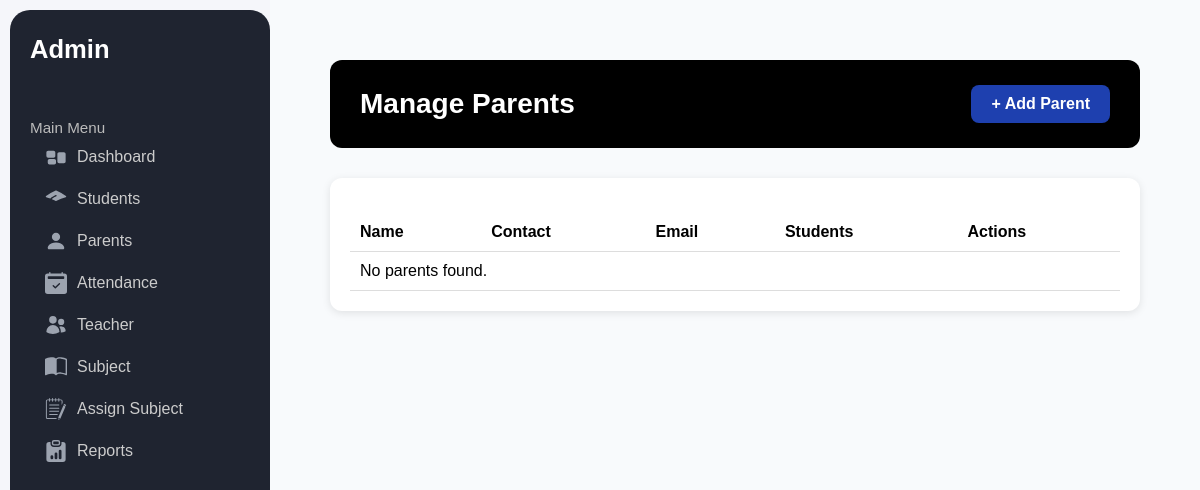
The app's page /accounts/parent/, older data.
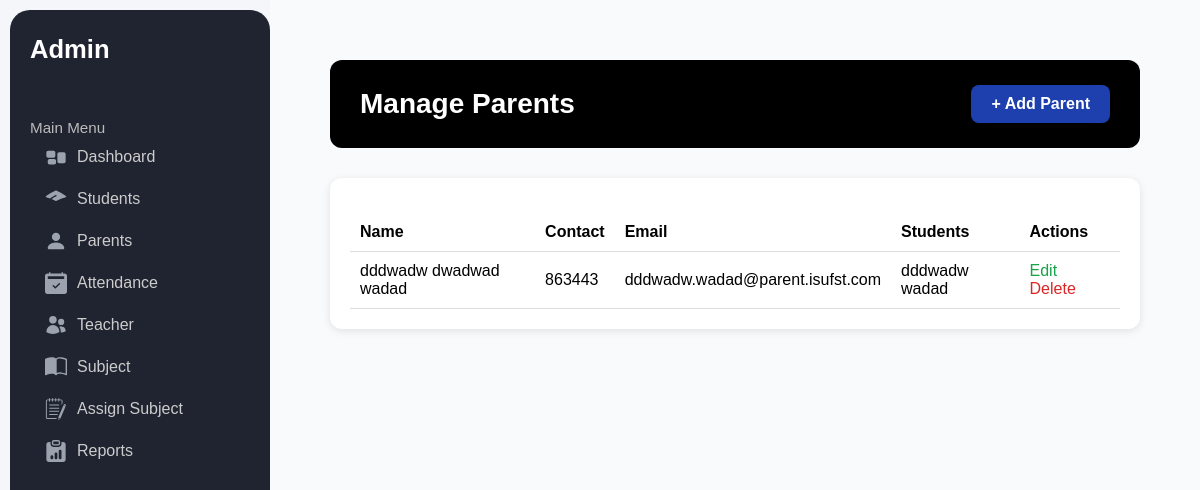
The same page, newer data.
### accounts/models.py (models this page shows, shortened)
class ParentProfile(models.Model):
    user = models.OneToOneField(CustomUser, on_delete=models.CASCADE, limit_choices_to={'role':'parent'})
    first_name = models.CharField(max_length=50,)
    middle_name = models.CharField(max_length=50,)
    last_name = models.CharField(max_length=50,)
    contact_number = models.CharField(max_length=20, blank=True, null=True)

class CustomUser(AbstractUser):
    ROLE_CHOICES = (
        ('admin','Admin'),
        ('teacher','Teacher'),
        ('student','Student'),
        ('parent','Parent')
    )
    role = models.CharField(max_length=10, choices=ROLE_CHOICES)
    first_login = models.BooleanField(default=True)

class StudentProfile(models.Model):
    user = models.OneToOneField(CustomUser, on_delete=models.CASCADE, limit_choices_to={'role': 'student'})
    student_ID = models.CharField(primary_key=True, max_length=10)
    first_name = models.CharField(max_length=50)
    middle_name = models.CharField(max_length=50, blank=True, null=True)
    last_name = models.CharField(max_length=50)
    course = models.ForeignKey("academics.Course", on_delete=models.SET_NULL, null=True)
    parents = models.ManyToManyField(ParentProfile, related_name='students', blank=True)
    year = models.CharField(max_length=10, choices=YEAR_LEVEL_CHOICES)
    section = models.CharField(max_length=5, choices=SECTION_CHOICES)
    is_regular = models.CharField(max_length=10, choices=STUDENT_STATUS_CHOICES)
    subjects = models.ManyToManyField("academics.Subject", related_name='students', blank=True)

### accounts/views.py (the view)
# urls.py: path('parent/',views.manage_parents,name='manage_parent'),
def manage_parents(request):
    parents = ParentProfile.objects.all()
    return render(request,'dashboard/manage_parents.html',{
        'parents': parents,
        'user_form': parentUserForm(),
        'parent_form': parentProfileForm(),
    })

### dashboard/templates/dashboard/manage_parents.html (shortened to what this page needs)
{% extends 'base.html' %}
{% load static %}
{% block content %}
<div class="dashboard-container">
  <div class="dashboard-header">
    <h2>Manage Parents</h2>
    <a href="#" id="openAddParentsModal" class="add-student-btn">+ Add Parent</a>
  </div>
  <div class="attendance-box">
    <table class="recent-table">
      <thead>
        <tr>
          <th>Name</th>
          <th>Contact</th>
          <th>Email</th>
          <th>Students</th>
          <th>Actions</th>
        </tr>
      </thead>
      <tbody>
        {% for parent in parents %}
        <tr>
          <td>{{ parent.first_name }} {{ parent.middle_name }} {{ parent.last_name }}</td>
          <td>{{ parent.contact_number }}</td>
          <td>{{ parent.user.email }}</td>
          <td>
            {% for student in parent.students.all %}
              {{ student.first_name }} {{ student.last_name }}<br>
            {% empty %}
              <span style="color:gray;">No students</span>
            {% endfor %}
          </td>
          <td>
            <a href="#" class="edit-btn" data-target="#editModal{{ parent.id }}">Edit</a>
            <a href="#" class="delete-btn" data-target="#deleteModal{{ parent.id }}">Delete</a>
          </td>
        </tr>
        {% empty %}
        <tr>
          <td colspan="6">No parents found.</td>
        </tr>
        {% endfor %}
      </tbody>
    </table>
  </div>
</div>
{% endblock %}

Row changes from the older to the newer data that the page shows:
added ParentProfile: first_name "dddwadw", middle_name "dwadwad", last_name "wadad", contact_number "863443", user.email "dddwadw.wadad@parent.isufst.com"
added StudentProfile: first_name "dddwadw", last_name "wadad"
Text that changed along with them:
text no longer shown: "No parents found."
